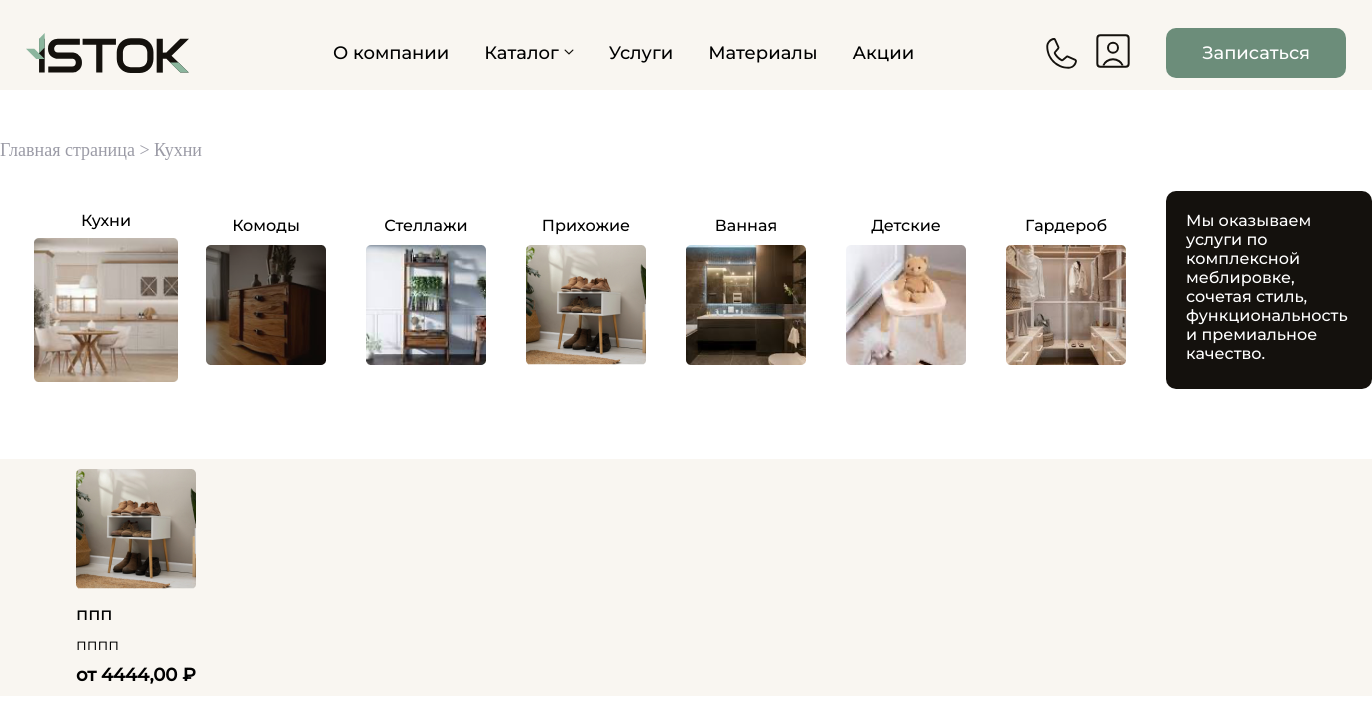
Screenshot of /category/kitchen/ with the database file from the repository.
### istok_app/models.py (models this page shows, shortened)
class Category(models.Model):
    CATEGORY_CHOICES = [
        ('bathroom', 'Ванная'),
        ('wardrobe', 'Гардероб'),
        ('racks', 'Стеллажи'),
        ('hallways', 'Прихожие'),
        ('kitchen', 'Кухни'),
        ('dresser', 'Комоды'),
        ('children', 'Детские'),
    ]
    name = models.CharField(max_length=100, verbose_name='Категории', choices=CATEGORY_CHOICES, default=None, null=True)
    def image_upload_to(instance, filename):
        return f'images/{instance.name}/{filename}'
    image = models.ImageField(upload_to=image_upload_to)

class Product(models.Model):
    name = models.CharField(max_length=100, verbose_name='Название товара')
    category = models.ForeignKey(Category, verbose_name='Категория', on_delete=models.CASCADE)
    price = models.DecimalField(max_digits=10, decimal_places=2, verbose_name='Цена')
    sale_price = models.DecimalField(max_digits=10, decimal_places=2, verbose_name='Цена со скидкой', null=True, blank=True)
    description = models.TextField(verbose_name='Описание')
    def main_image_upload_to(instance, filename):
        return f'images/{instance.category.name}/{filename}'
    main_image = models.ImageField(upload_to=main_image_upload_to, verbose_name='Главное изображение')
    additional_images = models.ManyToManyField('ProductImage', related_name='products_with_additional_images', blank=True)

### istok_app/views.py (the view)
# urls.py: path('category/<str:category_name>/', category_detail, name='category_detail'),
def category_detail(request, category_name):
    category = get_object_or_404(Category, name=category_name)
    products = Product.objects.filter(category=category)
    categories = Category.objects.all()
    return render(request, 'category/category_detail.html', {
        'category': category,
        'products': products,
        'categories': categories
    })

### istok_app/context_processors.py (called while the page is built)
def user_profile(request):
    if request.user.is_authenticated:
        try:
            profile = request.user.profile
        except UserProfile.DoesNotExist:
            profile = None
        return {'user_profile': profile}
    return {}

### templates/category/category_detail.html (shortened to what this page needs)
{% extends 'base/header.html' %}
{% load static %}
{% block content %}
<link rel="stylesheet" href="{% static 'css/category.css' %}">
<link rel="stylesheet" href="{% static 'css/base/header.css' %}">
<div class="text-top-cat">
    <a href="{% url 'home' %}">Главная страница ></a>
    {{ category.get_name_display }}
</div>
<div class="category-line">
    {% for cat in categories %}
        <a href="{% url 'category_detail' cat.name %}">
            <div class="categ {% if cat == category %}selected{% endif %}">
                <div class="cat-name">{{ cat.get_name_display }}</div>
                <img src="{{ cat.image.url }}" alt="{{ cat.name }}">
            </div>
        </a>
    {% endfor %}
    <div class="help-text">
        <div class="texts">
        Мы оказываем услуги по комплексной меблировке,
         сочетая стиль, функциональность и премиальное качество.
        </div>
    </div>
</div>
<div class="container">
    <div class="products">
        {% for product in products %}
            <div class="product">
                <a href="{% url 'product_detail' product.id %}">
                    <img src="{{ product.main_image.url }}" alt="{{ product.name }}">
                    <div class="product-name">{{ product.name }}</div>
                    <div class="product-desk">{{ product.description }}</div>
                    <div class="product-price"><b>от {{ product.price }} ₽</b></div>
                </a>
            </div>
        {% endfor %}
    </div>
</div>
{% endblock %}

### static/css/category.css (style rules this page uses)
body { margin: 0; }
.text-top-cat a { text-decoration: none; color: #9B9BA6; font-size: 18px; }
.text-top-cat { color: #9B9BA6; font-size: 18px; }
.container { background-color: #F9F6F1; margin-top: 70px; max-width: 100%; }
.products { display: grid; grid-template-columns: repeat(3, 1fr); gap: 20px; margin-left: 66px; }
.product { border-radius: 8px; overflow: hidden; text-align: left; padding: 10px; }
.product a { text-decoration: none; }
.product img { max-width: 100%; height: auto; }
.product-name { margin-top: 10px; font-size: 18px; font-family: Mont; text-decoration: none; color: black; }
.product-desk { margin-top: 10px; font-family: Mont-reg; font-size: 16px; color: black; text-decoration: none; width: 305px; }
.product-price { margin-top: 10px; font-size: 18px; color: black; font-family: Mont; text-decoration: none; }
.category-line { margin-left: 46px; margin-top: 30px; display: flex; gap: 40px; align-items: center; }
.category-line a { text-decoration: none; }
.categ { display: flex; flex-direction: column; align-items: center; text-align: center; transition: transform 0.3s ease; }
.categ img { width: 120px; height: 120px; transition: transform 0.3s ease; }
.categ:hover img, .categ.selected img { transform: scale(1.2); z-index: 1; }
.categ.selected .cat-name, .categ:hover .cat-name { margin-bottom: 20px; }
.cat-name { color: black; font-size: 16px; font-family: Mont; margin-bottom: 10px; transition: margin-bottom 0.3s ease; }
.help-text { width: 224px; height: 198px; background-color: #14110D; border-radius: 10px; }
.texts { width: 176px; margin-top: 20px; margin-left: 20px; color: #FEFEFE; font-size: 16px; font-family: Mont; }

### rows the page displays
Category: name "Кухни", image (picture)
Category: name "Комоды", image (picture)
Category: name "Стеллажи", image (picture)
Category: name "Прихожие", image (picture)
Category: name "Ванная", image (picture)
Category: name "Детские", image (picture)
Category: name "Гардероб", image (picture)
Product: main_image (picture), name "ппп", description "пппп", price "4444,00"
